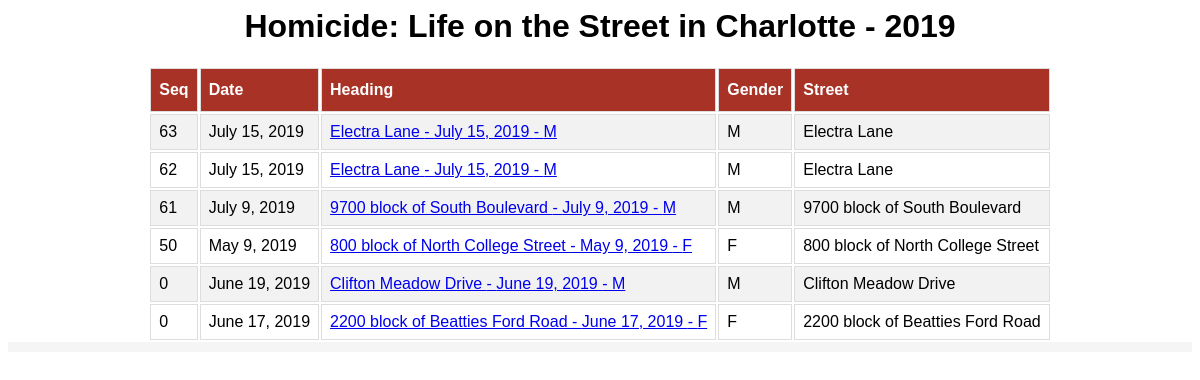
The app's page /, older data.
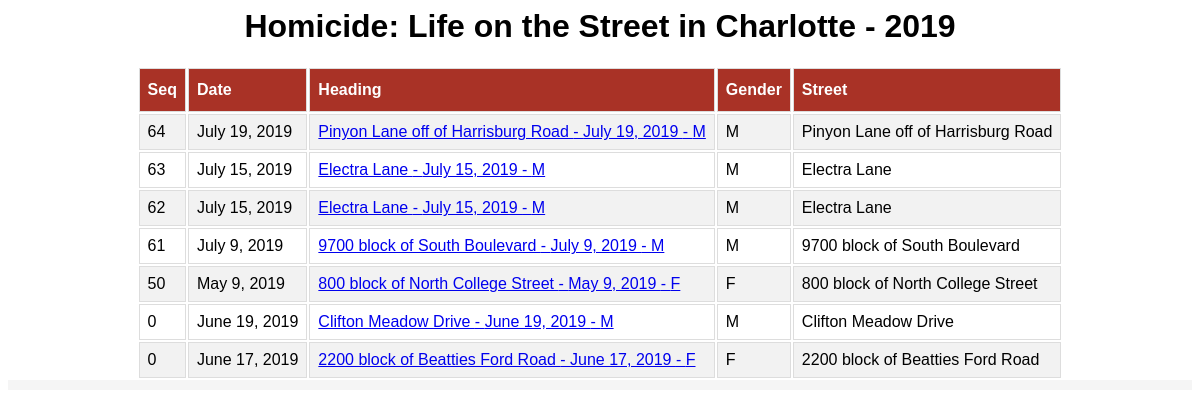
The same page, newer data.
### tracker/models.py (models this page shows, shortened)
class Homicide(models.Model):
    GENDERS = (        ('F', 'Female'),('M', 'Male'),('U', 'Other or Unknown'),    )
    MOTIVES = (        ('D', 'Dispute'),('G', 'Gang'),('F', 'Family/Domestic'), ('O', 'Other or Unknown'),    )
    MEANS = (        ('S', 'Stabbing'),('G', 'Gun'),('O', 'Other or Unknown'),    )
    SOLVED = (('S','Solved'),('U','Unsolved'),)
    ETHNICITIES = (('A','Asian'),('W','White'),('B','Black'),('H','Hispanic'),('O','Other'),('U','Unknown'), )
    date = models.DateField()
    time = models.TimeField(blank=True, default='01:00')
    street = models.CharField(max_length=80, blank=True, default='')
    intersection = models.CharField(max_length=120, blank=True, default='')
    maplink = models.CharField(max_length=180, blank=True, default='')
    mapiframe = models.TextField(blank=True, default='')
    zipcode = models.CharField(max_length=5, blank=True, default='')
    gender = models.CharField(max_length=1, choices=GENDERS, default='M')
    age = models.IntegerField(blank=True, default=0)
    name = models.CharField(max_length=80, blank=True, default='')
    ethnicity = models.CharField(max_length=80, choices=ETHNICITIES, default='U')
    motive = models.CharField(max_length=1, choices=MOTIVES, default='O')
    means = models.CharField(max_length=1, choices=MEANS, default='O')
    solved = models.CharField(max_length=1, choices=SOLVED, default='N')
    count = models.IntegerField(blank=True, default=0)
    killergender = models.CharField(max_length=1, choices=GENDERS, default='U')
    killerage = models.IntegerField(blank=True, default=0)
    killername = models.CharField(max_length=80, blank=True, default='')
    killerethnicity = models.CharField(max_length=80, choices=ETHNICITIES, default='U')
    articles = models.ManyToManyField(Article, blank=True)

### tracker/views.py (the view)
# urls.py: path('', views.HomicideListView.as_view(), name='index'),
class HomicideListView(generic.ListView):
    model = Homicide
    template_name = 'tracker/detail.html'
    queryset = Homicide.objects.all().order_by('-count')
    context_object_name = 'h_list'

### tracker/templates/tracker/detail.html (shortened to what this page needs)
<html>
    <head>
    </head>
    <body>
        <div class='homicidepage'>
            <h1 style="text-align: center; font-family:'Lucida Sans', 'Lucida Sans Regular', 'Lucida Grande', 'Lucida Sans Unicode', Geneva, Verdana, sans-serif">
                    Homicide: Life on the Street in Charlotte - 2019</h1>
            <div class='listview'>
                <table >
                    <tr>
                        <th>Seq</th>
                        <th>Date</th>
                        <th>Heading</th>
                        <th>Gender</th>
                        <th>Street</th>
                    </tr>
                    {% if h_list %}
                        {% for item in h_list %}
                            <tr>
                                <td> {{item.count}}</td>
                                <td> {{item.date}}</td>
                                <td><a href="/homicide/{{ item.id }}">{{ item.street}} - {{item.date}} - {{item.gender }}</a> </td>
                                <td> {{item.gender}}</td>
                                <td> {{item.street}}</td>
                            </tr>
                        {% endfor %}
                    {% else %}
                            <tr>
                                <p>No homicides are available.</p>
                            </tr>
                    {% endif %}
                </table>
            </div>
            <div style="width:100%; height: 10px; background-color: whitesmoke;"></div>
    </body>
</html>

Row changes from the older to the newer data that the page shows:
added Homicide: count "64", date "July 19, 2019", street "Pinyon Lane off of Harrisburg Road", gender "M"
